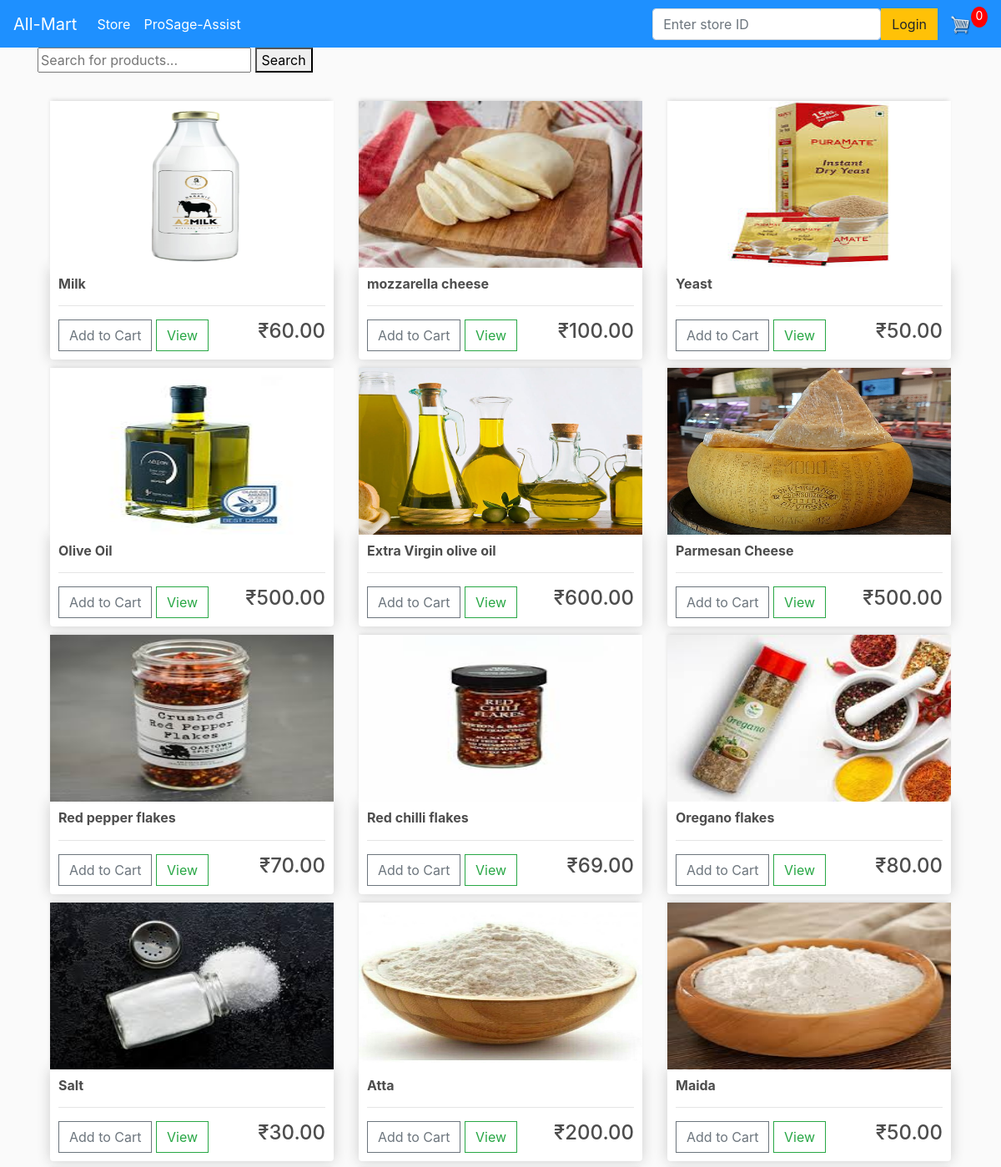
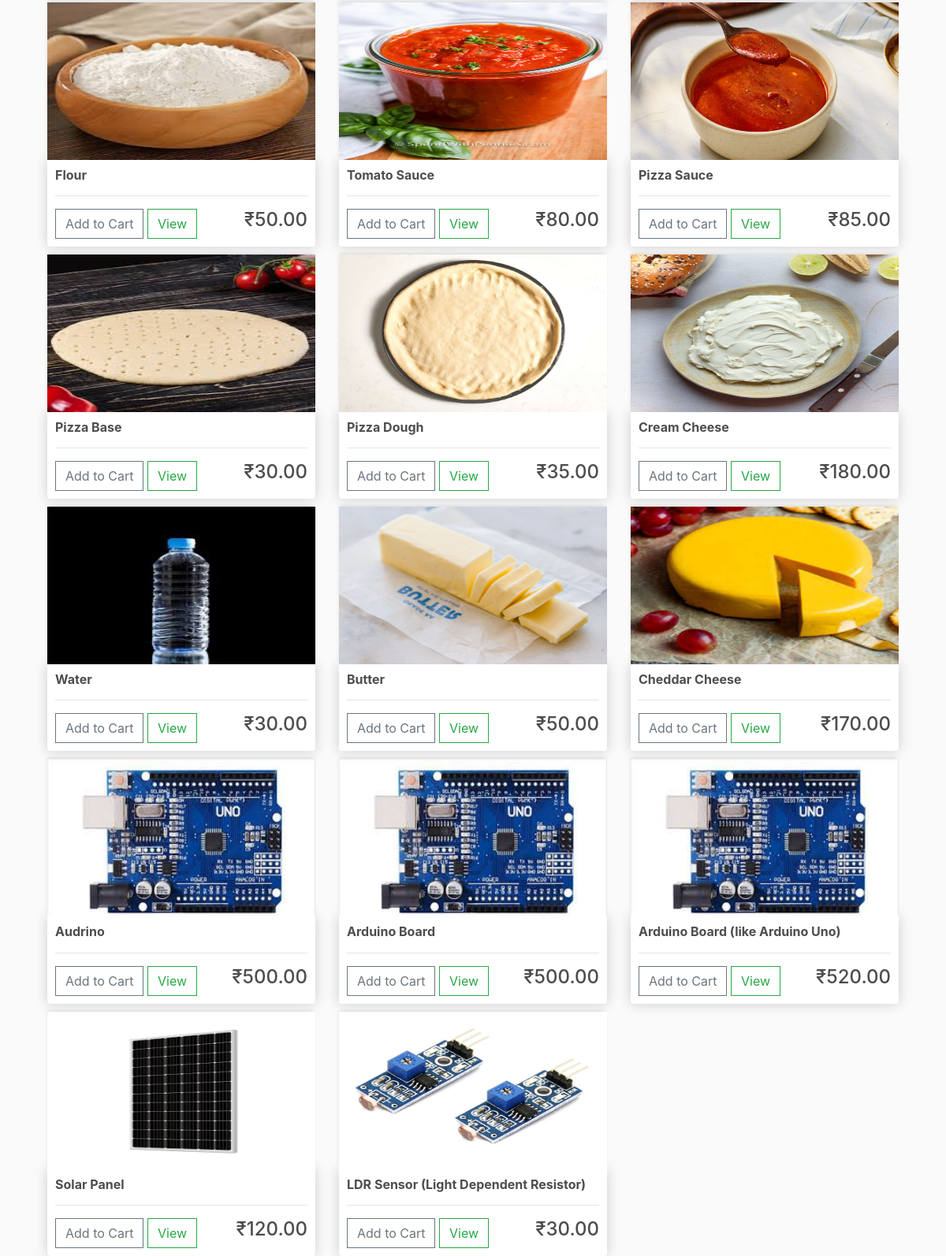
The page / on the database its author committed (2 pictures, top to bottom).
### store/models.py (models this page shows, shortened)
class Product(models.Model):
    name=models.CharField(max_length=200)
    price=models.FloatField()
    location=models.CharField(max_length=200,null=True)
    digital=models.BooleanField(default=False,null=True,blank=True)
    image=models.ImageField(null=True, blank=True)
    @property
    def imageURL(self):
        try:
            url=self.image.url
        except:
            url=""
        return url

### store/views.py (the view)
# urls.py: path('', include('store.urls')),  # Includes the URLs from your store app
def store(request):
    customer = request.user.customer if request.user.is_authenticated else None
    order, created = Order.objects.get_or_create(customer=customer, complete=False)
    items = order.orderitem_set.all() if customer else []
    cartItems = order.get_cart_items if customer else 0
    products = Product.objects.all()
    context = {'products': products, 'cartItems': cartItems}
    return render(request, 'store/store.html', context)

### store/templates/store/store.html
{% extends 'store/main.html' %}
{% block content %}
<div class="row">
    {% for product in products%}
    <div class="col-lg-4">
        <img class="thumbnail" src="{{product.imageURL}}">
        <div class="box-element product">
            <h6><strong>{{product.name}}</strong></h6>
            <hr>
            <button data-product={{product.id}} data-action="add" class="btn btn-outline-secondary add-btn update-cart">Add to Cart</button>
            <a class="btn btn-outline-success" href="#">View</a>
            <h4 style="display: inline-block; float: right"><strong></strong>₹{{product.price|floatformat:2}}</h4>
        </div>
    </div>
    {% endfor%}
</div>
{% endblock content %}

### store/templates/store/main.html (shortened to what this page needs)
<!DOCTYPE html>
{% load static %}
<html>
<head>
	<link rel="stylesheet" href="https://stackpath.bootstrapcdn.com/bootstrap/4.4.1/css/bootstrap.min.css">
	<link rel="stylesheet" type="text/css" href="{% static 'css/main.css' %}">
</head>
<body>
	<nav class="navbar navbar-expand-lg navbar-dark bg-dark">
	  <a class="navbar-brand" href="{% url 'store' %}">All-Mart</a>
	  <div class="collapse navbar-collapse" id="navbarSupportedContent">
	    <ul class="navbar-nav mr-auto">
	      <li class="nav-item active">
	        <a class="nav-link" href="{% url 'store' %}">Store <span class="sr-only">(current)</span></a>
	      </li>
		  <li class="nav-item active">
	        <a class="nav-link" href="http://127.0.0.1:8500/"> ProSage-Assist<span class="sr-only">(current)</span></a>
	      </li>
	    </ul>
	    <div class="form-inline my-2 my-lg-0">
			<input type="text" id="textbox3" class="form-control" placeholder="Enter store ID">
	     	<a href="#"class="btn btn-warning">Login</a>
	     	<a href="{% url 'cart' %}">
	    		<img  id="cart-icon" src="{% static 'images/cart.png' %}">
	    	</a>
	    	<p id="cart-total">{{cartItems}}</p>
	    </div>
	  </div>
	</nav>
	<div class="container text-white">
		<form method="GET" action="{% url 'search_product' %}">
			<input type="text" name="q" placeholder="Search for products...">
			<button type="submit">Search</button>
		</form>
     <div class="container">
            <br>
            {% block content %}
            {% endblock content %}
         </div>
</body>
</html>

### static/css/main.css (style rules this page uses)
body { background-color: hsl(0, 0%, 98%); color:black; }
h1,h2,h3,h4,h5,h6 { color:hsl(0, 0%, 30%); }
.box-element { box-shadow:hsl(0, 0%, 80%) 0 0 16px; background-color: #fff; border-radius: 4px; padding: 10px; }
.thumbnail { width: 100%; height: 200px; -webkit-box-shadow: -1px -3px 5px -2px rgba(214,214,214,1); -moz-box-shadow: -1px -3px 5px -2px rgba(214,214,214,1); box-shadow: -1px -3px 5px -2px rgba(214,214,214,1); }
.product { border-radius: 0 0 4px 4px; }
.bg-dark { background-color: #1E90FF!important; }
#cart-icon { width:25px; display: inline-block; margin-left: 15px; }
#cart-total { display: block; text-align: center; color:#fff; background-color: red; width: 20px; height: 25px; border-radius: 50%; font-size: 14px; }
.col-lg-4, .col-lg-6, .col-lg-8, .col-lg-12 { margin-top: 10px; }
.btn { border-radius: 0; }

### rows shown on the page
Product: imageURL (picture), name "Milk", price "60.00"
Product: imageURL (picture), name "mozzarella cheese", price "100.00"
Product: imageURL (picture), name "Yeast", price "50.00"
Product: imageURL (picture), name "Olive Oil", price "500.00"
Product: imageURL (picture), name "Extra Virgin olive oil", price "600.00"
Product: imageURL (picture), name "Parmesan Cheese", price "500.00"
Product: imageURL (picture), name "Red pepper flakes", price "70.00"
Product: imageURL (picture), name "Red chilli flakes", price "69.00"
Product: imageURL (picture), name "Oregano flakes", price "80.00"
Product: imageURL (picture), name "Salt", price "30.00"
Product: imageURL (picture), name "Atta", price "200.00"
Product: imageURL (picture), name "Maida", price "50.00"
Product: imageURL (picture), name "Flour", price "50.00"
Product: imageURL (picture), name "Tomato Sauce", price "80.00"
Product: imageURL (picture), name "Pizza Sauce", price "85.00"
Product: imageURL (picture), name "Pizza Base", price "30.00"
Product: imageURL (picture), name "Pizza Dough", price "35.00"
Product: imageURL (picture), name "Cream Cheese", price "180.00"
Product: imageURL (picture), name "Water", price "30.00"
Product: imageURL (picture), name "Butter", price "50.00"
Product: imageURL (picture), name "Cheddar Cheese", price "170.00"
Product: imageURL (picture), name "Audrino", price "500.00"
Product: imageURL (picture), name "Arduino Board", price "500.00"
Product: imageURL (picture), name "Arduino Board (like Arduino Uno)", price "520.00"
Product: imageURL (picture), name "Solar Panel", price "120.00"
Product: imageURL (picture), name "LDR Sensor (Light Dependent Resistor)", price "30.00"

### other values the page prints
{{ cartItems }} "0"
